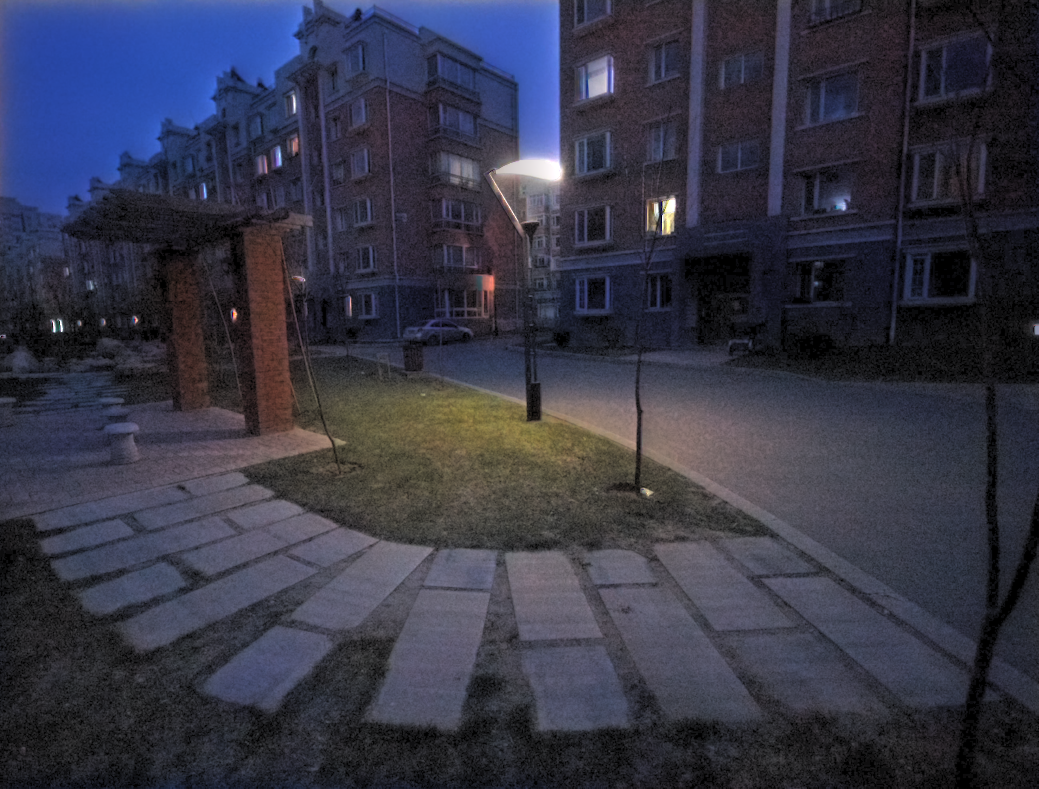
#> input picture main_program/01.bmp, 1039 x 789 px, found by its file name
$ python niqe.py   (older library calls are emulated)
#> lines starting #> are read from the running program, lines starting #| are printed output that depends on the picture
from __future__ import division

"""
Video Quality Metrics
Copyright (c) 2015 Alex Izvorski <aizvorski@gmail.com>
This program is free software: you can redistribute it and/or modify
it under the terms of the GNU General Public License as published by
the Free Software Foundation, either version 3 of the License, or
(at your option) any later version.
This program is distributed in the hope that it will be useful,
but WITHOUT ANY WARRANTY; without even the implied warranty of
MERCHANTABILITY or FITNESS FOR A PARTICULAR PURPOSE.  See the
GNU General Public License for more details.
You should have received a copy of the GNU General Public License
along with this program.  If not, see <http://www.gnu.org/licenses/>.
"""

"""
NIQE: Natural Image Quality Evaluator
An excellent no-reference image quality metric.
Code below is roughly similar on Matlab code graciously provided by Anish Mittal, but is written from scratch (since most of the Matlab functions there don't have numpy equivalents).
Training the model is not implemented yet, so we rely on pre-trained model parameters in file modelparameters.mat.
Cite:
Mittal, Anish, Rajiv Soundararajan, and Alan C. Bovik. "Making a completely blind image quality analyzer." Signal Processing Letters, IEEE 20.3 (2013): 209-212.
"""

import math
import numpy
import numpy.linalg
from scipy.special import gamma
from scipy.ndimage.filters import gaussian_filter
import scipy.misc
import scipy.io
import skimage.transform

"""
Generalized Gaussian distribution estimation.
Cite:
Dominguez-Molina, J. Armando, et al. "A practical procedure to estimate the shape parameter in the generalized Gaussian distribution.",
  available through http://www. cimat. mx/reportes/enlinea/I-01-18_eng. pdf 1 (2001).
"""

"""
Generalized Gaussian ratio function
Cite: Dominguez-Molina 2001, pg 7, eq (8)
"""


def generalized_gaussian_ratio(alpha):
    return (gamma(2.0 / alpha) ** 2) / (gamma(1.0 / alpha) * gamma(3.0 / alpha))


"""
Generalized Gaussian ratio function inverse (numerical approximation)
Cite: Dominguez-Molina 2001, pg 13
"""


def generalized_gaussian_ratio_inverse(k):
    a1 = -0.535707356
    a2 = 1.168939911
    a3 = -0.1516189217
    b1 = 0.9694429
    b2 = 0.8727534
    b3 = 0.07350824
    c1 = 0.3655157
    c2 = 0.6723532
    c3 = 0.033834

    if k < 0.131246:
        return 2 * math.log(27.0 / 16.0) / math.log(3.0 / (4 * k ** 2))
    elif k < 0.448994:
        return (1 / (2 * a1)) * (-a2 + math.sqrt(a2 ** 2 - 4 * a1 * a3 + 4 * a1 * k))
    elif k < 0.671256:
        return (1 / (2 * b3 * k)) * (b1 - b2 * k - math.sqrt((b1 - b2 * k) ** 2 - 4 * b3 * (k ** 2)))
    elif k < 0.75:
        # print "%f %f %f" % (k, ((3-4*k)/(4*c1)), c2**2 + 4*c3*log((3-4*k)/(4*c1)) )
        return (1 / (2 * c3)) * (c2 - math.sqrt(c2 ** 2 + 4 * c3 * math.log((3 - 4 * k) / (4 * c1))))
    else:
        print ("warning: GGRF inverse of %f is not defined" % (k))
        return numpy.nan


"""
Estimate the parameters of an asymmetric generalized Gaussian distribution
"""


def estimate_aggd_params(x):
    x_left = x[x < 0]
    x_right = x[x >= 0]
    stddev_left = math.sqrt((1.0 / (x_left.size - 1)) * numpy.sum(x_left ** 2))
    stddev_right = math.sqrt((1.0 / (x_right.size - 1)) * numpy.sum(x_right ** 2))
    if stddev_right == 0:
        return 1, 0, 0  # TODO check this
    r_hat = numpy.mean(numpy.abs(x)) ** 2 / numpy.mean(x ** 2)
    y_hat = stddev_left / stddev_right
    R_hat = r_hat * (y_hat ** 3 + 1) * (y_hat + 1) / ((y_hat ** 2 + 1) ** 2)
    alpha = generalized_gaussian_ratio_inverse(R_hat)
    beta_left = stddev_left * math.sqrt(gamma(3.0 / alpha) / gamma(1.0 / alpha))
    beta_right = stddev_right * math.sqrt(gamma(3.0 / alpha) / gamma(1.0 / alpha))
    return alpha, beta_left, beta_right


def compute_features(img_norm):
    features = []
    alpha, beta_left, beta_right = estimate_aggd_params(img_norm)

    features.extend([alpha, (beta_left + beta_right) / 2])

    for x_shift, y_shift in ((0, 1), (1, 0), (1, 1), (1, -1)):
        img_pair_products = img_norm * numpy.roll(numpy.roll(img_norm, y_shift, axis=0), x_shift, axis=1)
        alpha, beta_left, beta_right = estimate_aggd_params(img_pair_products)
        eta = (beta_right - beta_left) * (gamma(2.0 / alpha) / gamma(1.0 / alpha))
        features.extend([alpha, eta, beta_left, beta_right])

    return features


def normalize_image(img, sigma=7 / 6):
    mu = gaussian_filter(img, sigma, mode='nearest')
    mu_sq = mu * mu
    sigma = numpy.sqrt(numpy.abs(gaussian_filter(img * img, sigma, mode='nearest') - mu_sq))
    img_norm = (img - mu) / (sigma + 1)
    return img_norm


def niqe(img):
    model_mat = scipy.io.loadmat('./modelparameters.mat')
    model_mu = model_mat['mu_prisparam']
    model_cov = model_mat['cov_prisparam']

    features = None
    img_scaled = img
    for scale in [1, 2]:

        if scale != 1:
            img_scaled = skimage.transform.rescale(img, 1 / scale)
            # img_scaled = scipy.misc.imresize(img_norm, 0.5)

        # print img_scaled
        img_norm = normalize_image(img_scaled)

        scale_features = []
        block_size = 96 // scale
        for block_col in range(img_norm.shape[0] // block_size):
            for block_row in range(img_norm.shape[1] // block_size):
                block_features = compute_features(img_norm[block_col * block_size:(block_col + 1) * block_size,
                                                  block_row * block_size:(block_row + 1) * block_size])
                scale_features.append(block_features)
        # print "len(scale_features)=%f" %(len(scale_features))
        if features == None:
            features = numpy.vstack(scale_features)
            # print features.shape
        else:
            features = numpy.hstack([features, numpy.vstack(scale_features)])
            # print features.shape

    features_mu = numpy.mean(features, axis=0)
    features_cov = numpy.cov(features.T)

    pseudoinv_of_avg_cov = numpy.linalg.pinv((model_cov + features_cov) / 2)
    niqe_quality = math.sqrt((model_mu - features_mu).dot(pseudoinv_of_avg_cov.dot((model_mu - features_mu).T)))

    return niqe_quality

import sys
img = scipy.misc.imread("./01.bmp", flatten=True).astype(numpy.float)/255.0
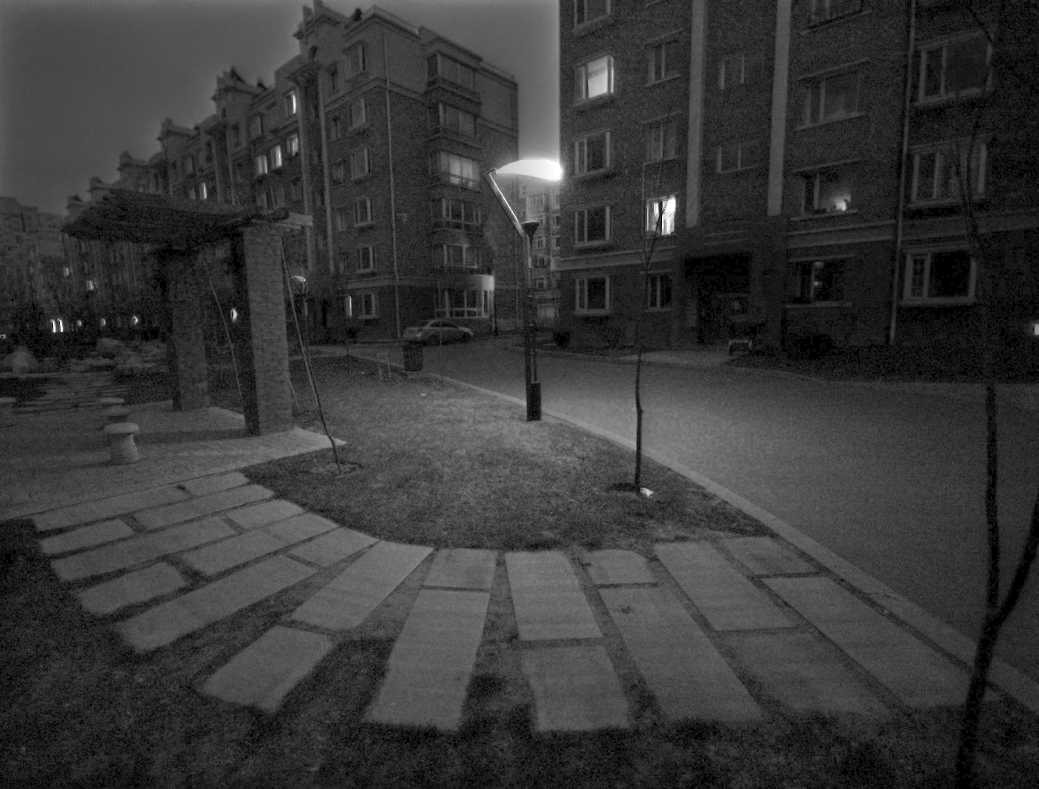
#> img: shape (789, 1039) float64; min 0, max 1, mean 0.222

print ("NIQE = %f" %(niqe(img)))
#> (reads utils/modelparameters.mat from the repository)
#> the loop in niqe, `for scale in [1, 2]: ` made 2 passes
#> pass 1, in normalize_image, `mu_sq = mu * mu`:
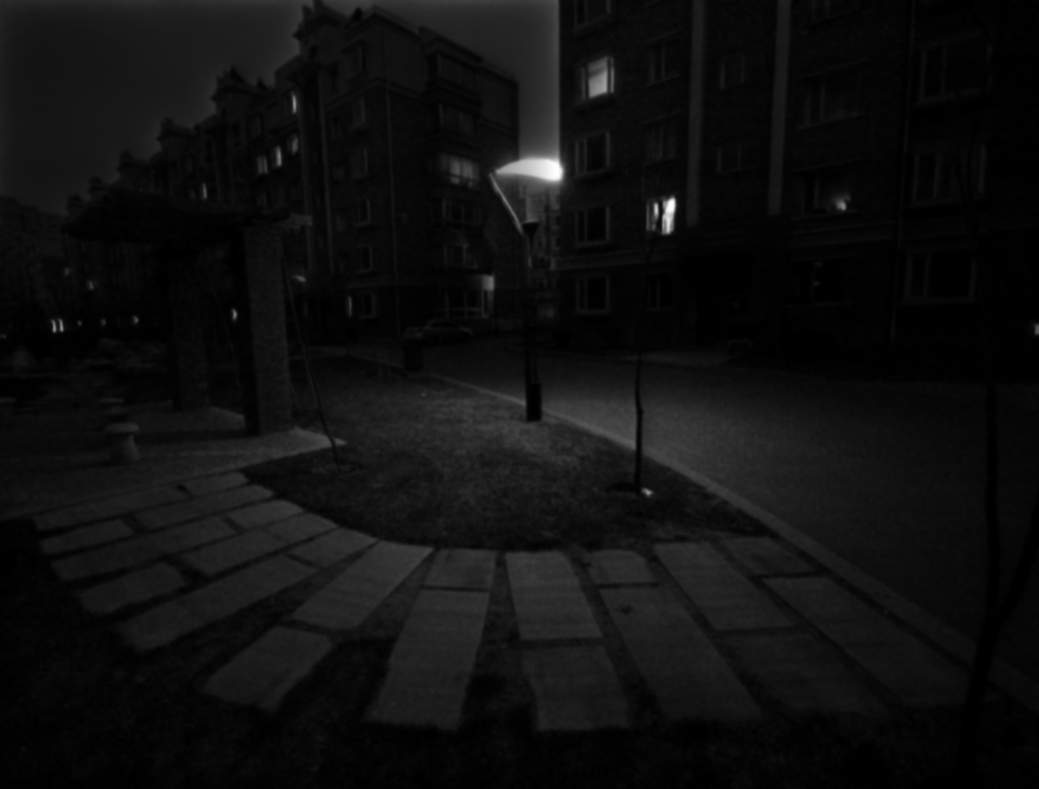
#> mu_sq: shape (789, 1039) float64; min 2.83e-13, max 0.999, mean 0.0611
#> pass 1, in normalize_image, `sigma = numpy.sqrt(numpy.abs(gaussian_filter(img * img, sigma, mode='n..`:
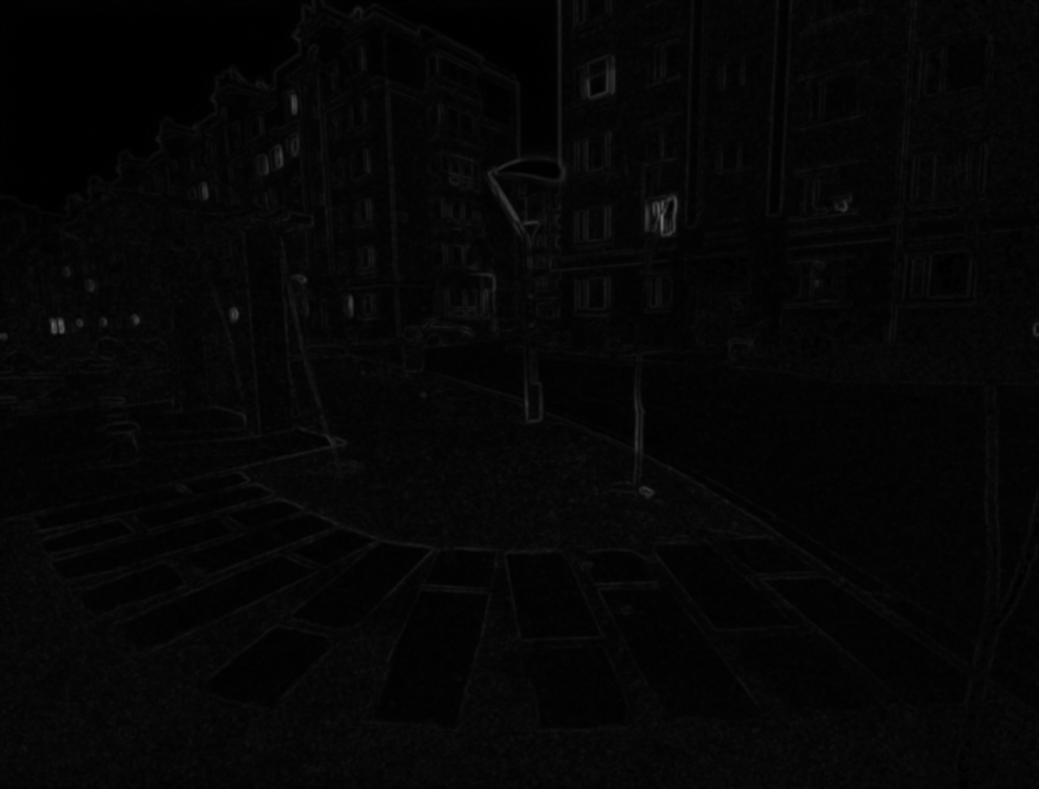
#> sigma: shape (789, 1039) float64; min 6.99e-05, max 0.412, mean 0.0239
#> pass 1, in normalize_image, `img_norm = (img - mu) / (sigma + 1)`:
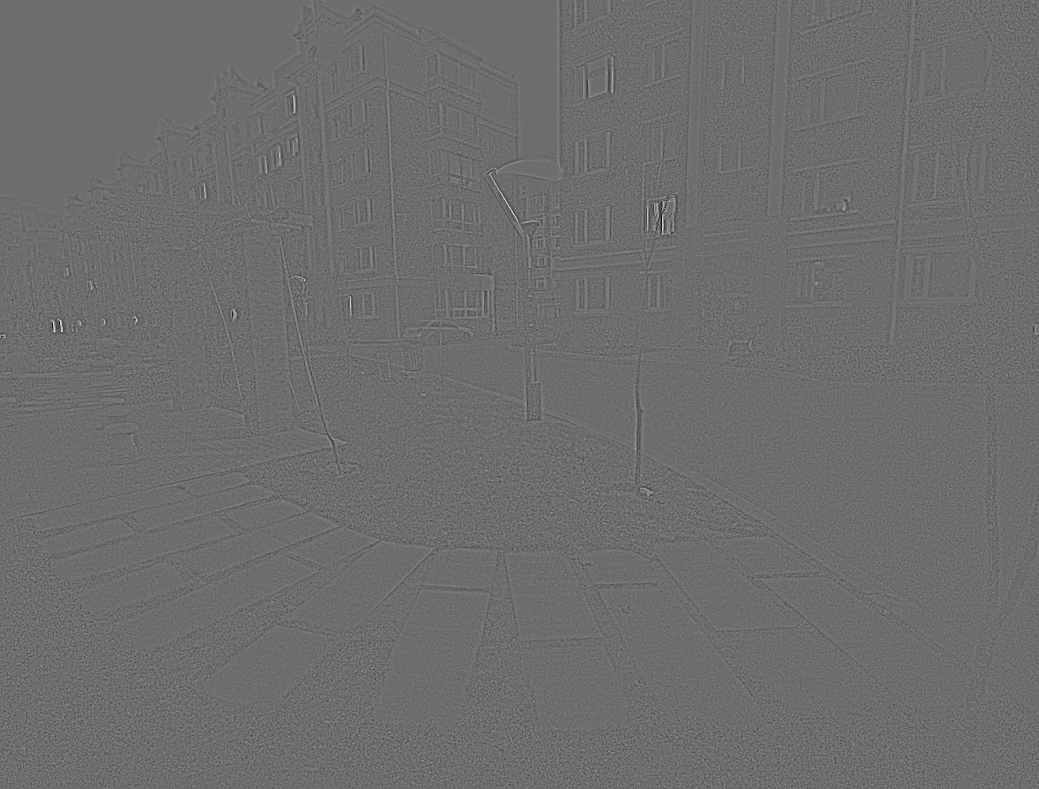
#> img_norm: shape (789, 1039) float64; min -0.268, max 0.356, mean -1.2e-07; drawn with min black and max white
#> (the run stopped early here; a loop or call above may not have finished)
